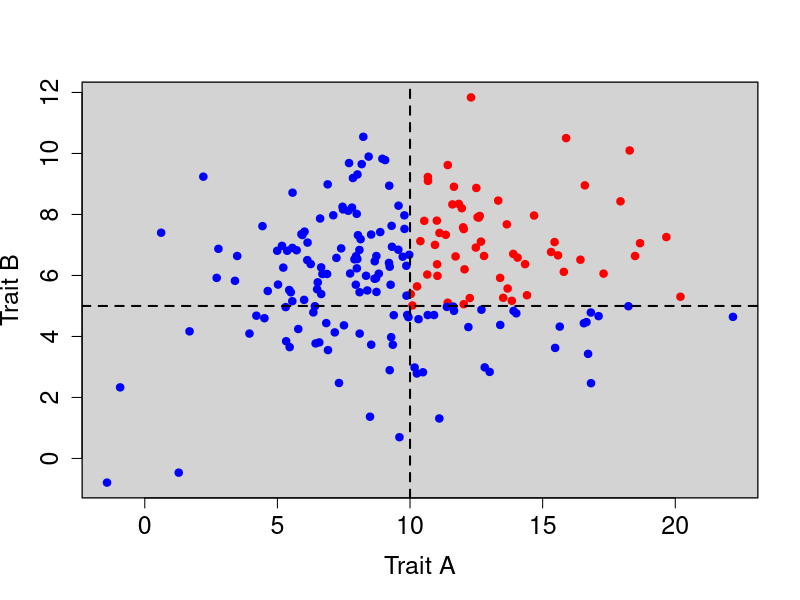
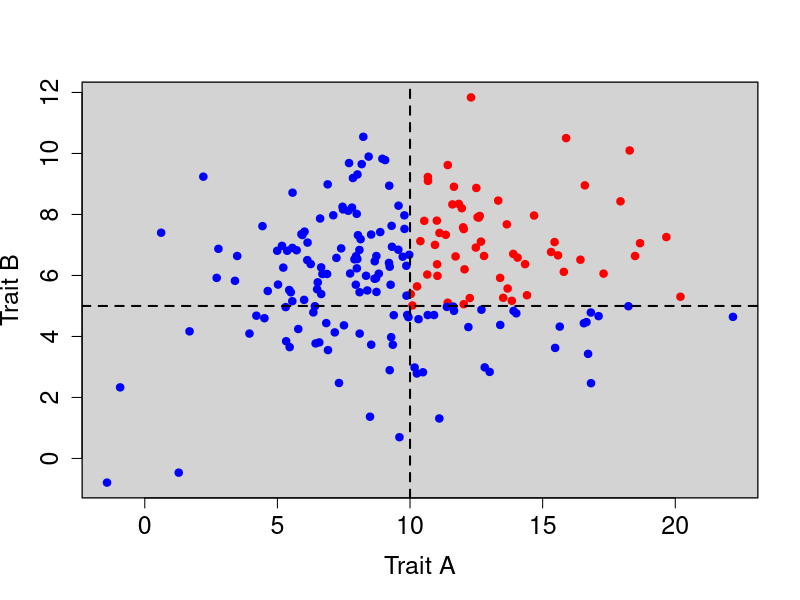
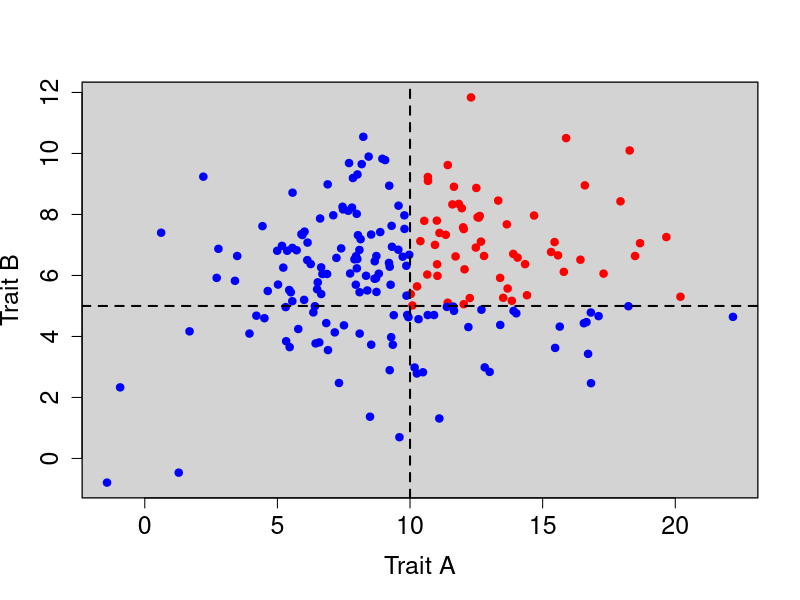
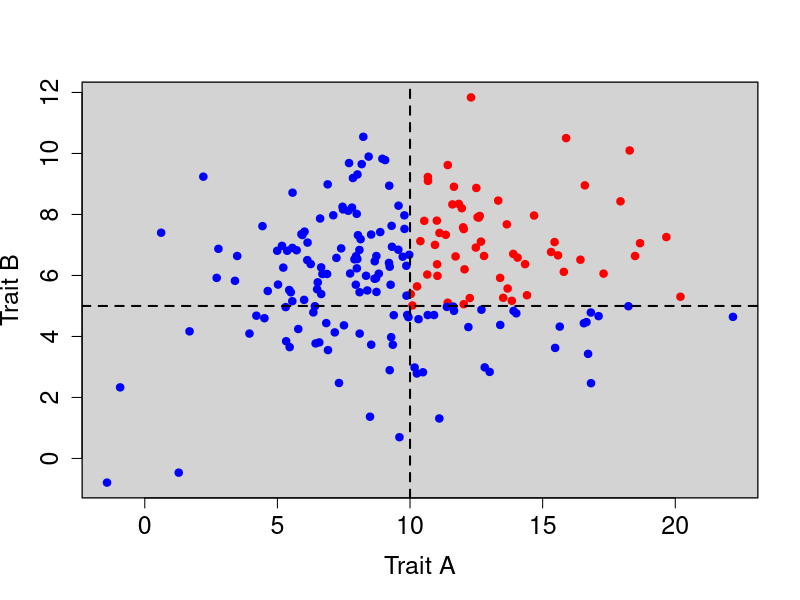

These figures' R source, in order:
## ---- chunk 1

set.seed(1234)
x <- rnorm(200, mean = 10, sd = 4)
y <- rnorm(200, mean = 6, sd = 2)

dat <- data.frame(x,y)

# Visualize the scatter plot of traits A and B
plot(x,y, pch=19, ylim = c(min(dat$y), max(dat$y)),xlim = c(min(dat$x), max(dat$x)),
     rect(par("usr")[1], par("usr")[3],
          par("usr")[2], par("usr")[4], col = "lightgrey"),
     cex.lab=1.5, cex.axis=1.5,
     xlab="Trait A", ylab="Trait B",col=ifelse(x > 10 & y >5, 'red', 'blue'))
abline(v=10, h=5, col="black", lwd = 2, lty = 2)

## ---- chunk 2

set.seed(1234)
x <- rnorm(200, mean = 10, sd = 4)
y <- rnorm(200, mean = 6, sd = 2)

dat <- data.frame(x,y)

# Visualize the scatter plot of traits A and B
plot(x,y, pch=19, ylim = c(min(dat$y), max(dat$y)),xlim = c(min(dat$x), max(dat$x)),
     rect(par("usr")[1], par("usr")[3],
          par("usr")[2], par("usr")[4], col = "lightgrey"),
     cex.lab=1.5, cex.axis=1.5,
     xlab="Trait A", ylab="Trait B",col=ifelse(x > 10 & y >5, 'red', 'blue'))
abline(v=10, h=5, col="black", lwd = 2, lty = 2)

## ---- chunk 3

set.seed(1234)
x <- rnorm(200, mean = 10, sd = 4)
y <- rnorm(200, mean = 6, sd = 2)

dat <- data.frame(x,y)

# Visualize the scatter plot of traits A and B
plot(x,y, pch=19, ylim = c(min(dat$y), max(dat$y)),xlim = c(min(dat$x), max(dat$x)),
     rect(par("usr")[1], par("usr")[3],
          par("usr")[2], par("usr")[4], col = "lightgrey"),
     cex.lab=1.5, cex.axis=1.5,
     xlab="Trait A", ylab="Trait B",col=ifelse(x > 10 & y >5, 'red', 'blue'))
abline(v=10, h=5, col="black", lwd = 2, lty = 2)

## ---- chunk 4

set.seed(1234)
x <- rnorm(200, mean = 10, sd = 4)
y <- rnorm(200, mean = 6, sd = 2)

dat <- data.frame(x,y)

# Visualize the scatter plot of traits A and B
plot(x,y, pch=19, ylim = c(min(dat$y), max(dat$y)),xlim = c(min(dat$x), max(dat$x)),
     rect(par("usr")[1], par("usr")[3],
          par("usr")[2], par("usr")[4], col = "lightgrey"),
     cex.lab=1.5, cex.axis=1.5,
     xlab="Trait A", ylab="Trait B",col=ifelse(x > 10 & y >5, 'red', 'blue'))
abline(v=10, h=5, col="black", lwd = 2, lty = 2)

